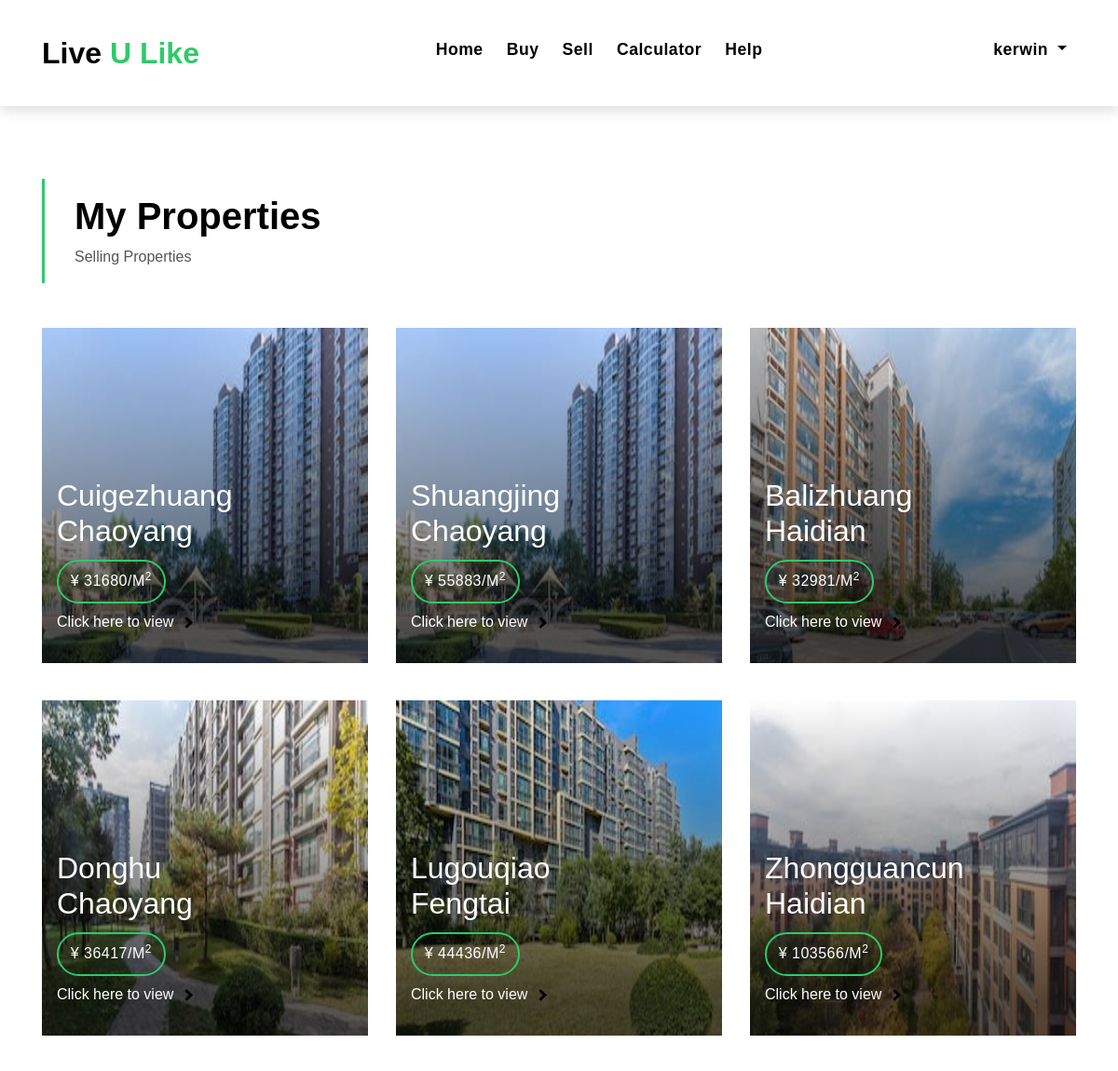
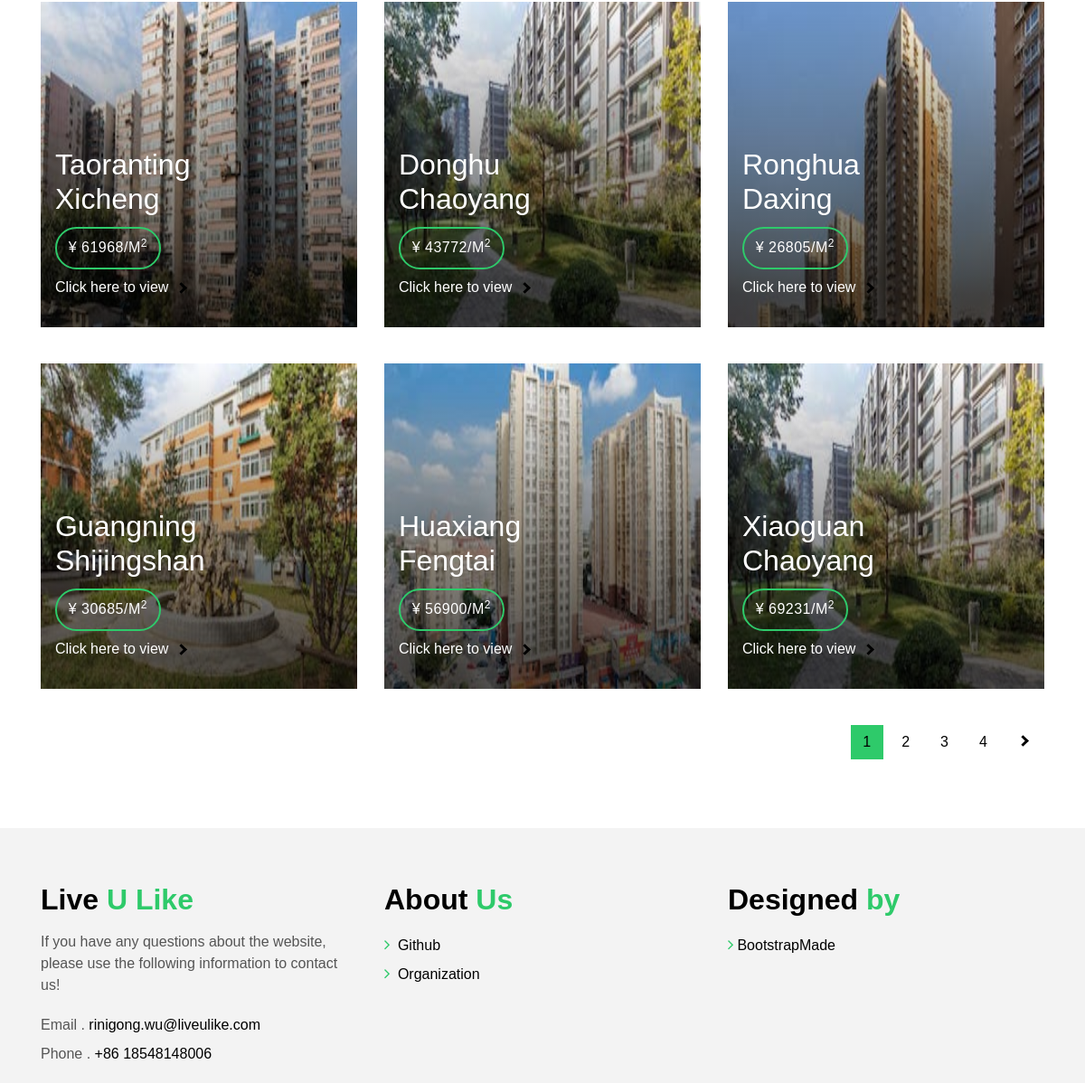
/my_properties (signed in), run on the app's committed database (2 pictures, top to bottom).
### app/models.py (models this page shows)
class User(db.Model):
	id = db.Column(db.Integer, primary_key=True)
	username = db.Column(db.String(64), index=True, unique=True)
	email = db.Column(db.String(120), index=True, unique=True)
	password_hash = db.Column(db.String(128))
	properties = db.relationship("Property", backref="owner",lazy='dynamic')

class Property(db.Model):
	id = db.Column(db.Integer, primary_key=True)
	tradeTime = db.Column(db.String(4), default='2021')
	followers = db.Column(db.Integer)
	price = db.Column(db.Integer)
	square = db.Column(db.Integer)
	bedroom = db.Column(db.Integer)
	livingroom = db.Column(db.Integer)
	kitchen = db.Column(db.Integer)
	bathroom = db.Column(db.Integer)
	buildingType = db.Column(db.Integer)
	constructionTime = db.Column(db.String(4))
	renovationCondition = db.Column(db.Integer)
	buildingStructure = db.Column(db.Integer)
	ladderRatio	= db.Column(db.Float, default=0.5)
	elevator = db.Column(db.Integer)
	fiveYearsProperty = db.Column(db.Integer)
	subway = db.Column(db.Integer)
	district = db.Column(db.String(512))
	communityAverage = db.Column(db.Integer)
	business = db.Column(db.String(512), default='Beijing')
	town = db.Column(db.String(512))
	floorType = db.Column(db.Integer)
	floorHeight = db.Column(db.Integer)
	lng = db.Column(db.String(50))
	lat = db.Column(db.String(50))
	community = db.Column(db.String(500))
	status = db.Column(db.String(50))
	agent_id = db.Column(db.Integer, db.ForeignKey('agent.id'))
	owner_id = db.Column(db.Integer, db.ForeignKey('user.id'))

### app/main/routes.py (the view)
@main.route('/my_properties',methods=['GET','POST'])
def my_properties():
    user = User.query.filter(User.username == session.get("USERNAME")).first()
    if not user is None:
        page = int(request.args.get('page', 1))
        properties = Property.query.filter(Property.owner_id==user.id).paginate(page, current_app.config["SQLALCHEMY_NUM_PER_PAGE"], False)
        count = len(properties.items)
        if count == 0:
            return render_template('main/no_properties.html',user=user)
        else:
            return render_template('main/my_properties.html',user=user,house_paginate=properties)
    else:
        return redirect(url_for('main.index'))

### app/templates/main/my_properties.html (shortened to what this page needs)
{% extends 'main/template_after_login.html' %}
{% block content %}
<section class="intro-single">
  <div class="container">
    <div class="row">
      <div class="col-md-12 col-lg-8">
        <div class="title-single-box">
          <h1 class="title-single">My Properties</h1>
          <span class="color-text-a">Selling Properties</span>
        </div>
      </div>
    </div>
</section>
<section class="property-grid grid">
  <div class="container">
    <div class="row">
      {% for property in house_paginate.items %}
      <div class="col-md-4">
        <div class="card-box-a card-shadow">
          <div class="img-box-a">
            <img
              src="../../static/images/district/{{ property.district }}/{{ property.buildingType }}/{{ property.buildingType }}.jpg"
              alt="" class="img-a img-fluid" style="height:360px">
          </div>
          <div class="card-overlay">
            <div class="card-overlay-a-content">
              <div class="card-header-a">
                <h2 class="card-title-a">
                  <a href="{{ url_for('main.house',id = property.id) }}">{{ property.town }}
                    <br /> {{ property.district }}</a>
                </h2>
              </div>
              <div class="card-body-a">
                <div class="price-box d-flex">
                  <span class="price-a">¥ {{ property.price }}/m<sup>2</sup></span>
                </div>
                <a href="{{ url_for('main.house',id = property.id) }}" class="link-a">Click here to view
                  <span class="ion-ios-arrow-forward"></span>
                </a>
              </div>
            </div>
          </div>
        </div>
      </div>
      {% endfor %}
    </div>
    <div class="row">
      <div class="col-sm-12">
        <nav class="pagination-a">
          <ul class="pagination justify-content-end">
            {% for page in house_paginate.iter_pages(1,1,3,2) %}
            {% if page %}
            <li class="page-item {%if page==house_paginate.page%}active{%endif%}">
              <a class="page-link" href="/my_properties?page={{ page }}">{{ page }}</a>
            </li>
            {% else %}
            <li class="page-item disabled">
              <a class="page-link" href="#">&hellip;</a>
            </li>
            {% endif %}
            {% endfor %}
            {% if house_paginate.has_next %}
            <li class="page-item next">
              <a class="page-link" href="/my_properties?page={{ house_paginate.next_num }}">
                <span class=" ion-ios-arrow-forward"></span>
              </a>
            </li>
            {% endif %}
          </ul>
        </nav>
      </div>
    </div>
  </div>
</section>
{% endblock %}

### app/templates/main/template_after_login.html (shortened to what this page needs)
<!DOCTYPE html>
<html lang="en">
<head>
  <link href="../../static/assets/css/font.css"  rel="stylesheet">
  <link href="../../static/assets/vendor/bootstrap/css/bootstrap.min.css" rel="stylesheet">
  <link href="../../static/assets/vendor/animate.css/animate.min.css" rel="stylesheet">
  <link href="../../static/assets/vendor/font-awesome/css/font-awesome.min.css" rel="stylesheet">
  <link href="../../static/assets/vendor/owl.carousel/assets/owl.carousel.min.css" rel="stylesheet">
  <link href="../../static/assets/css/style.css" rel="stylesheet">
</head>
<body>
  <nav class="navbar navbar-default navbar-trans navbar-expand-lg fixed-top">
    <div class="container">
      <a class="navbar-brand text-brand" href="{{ url_for('main.index') }}">Live<span class="color-b"> U Like</span></a>
      <div class="navbar-collapse collapse justify-content-center" id="navbarDefault">
        <ul class="navbar-nav">
          <li class="nav-item">
            <a class="nav-link" href="{{ url_for('main.index') }}">Home</a>
          </li>
          <li class="nav-item">
            <a class="nav-link" href="{{ url_for('main.properties')}}">Buy</a>
          </li>
          <li class="nav-item">
            <a class="nav-link" href="{{ url_for('main.sell')}}">Sell</a>
          </li>
          <li class="nav-item">
            <a class="nav-link" href="{{ url_for('main.price_calculator') }}">Calculator</a>
          </li>
          <li class="nav-item">
            <a class="nav-link" href="{{ url_for('main.help_page') }}">Help</a>
          </li>
        </ul>
      </div>
      <ul class="navbar-nav">
        <li class="nav-item dropdown">
          <a class="nav-link dropdown-toggle" href="#" id="navbarDropdown" role="button" data-toggle="dropdown"
            aria-haspopup="true" aria-expanded="false">
            {{ user.username }}
          </a>
        </li>
      </ul>
    </div>
  </nav>
  {% block content %}
  {% endblock %}
  <section class="section-footer">
    <div class="container">
      <div class="row">
        <div class="col-sm-12 col-md-4">
          <div class="widget-a">
            <div class="w-header-a">
              <h3 class="w-title-a text-brand">Live<span class="color-b"> U Like</span></h3>
            </div>
            <div class="w-body-a">
              <p class="w-text-a color-text-a">
                If you have any questions about the website, please use the following information to contact us!
              </p>
            </div>
            <div class="w-footer-a">
              <ul class="list-unstyled">
                <li class="color-a">
                  <span class="color-text-a">Email .</span> rinigong.wu@liveulike.com
                </li>
                <li class="color-a">
                  <span class="color-text-a">Phone .</span> +86 18548148006
                </li>
              </ul>
            </div>
          </div>
        </div>
        <div class="col-sm-12 col-md-4 section-md-t3">
          <div class="widget-a">
            <div class="w-header-a">
              <h3 class="w-title-a text-brand">About <span class="color-b">Us</span> </h3>
            </div>
            <div class="w-body-a">
              <div class="w-body-a">
                <ul class="list-unstyled">
                  <li class="item-list-a">
                    <i class="fa fa-angle-right"></i> <a href="https://github.com/COMP3032J-Group-7-Everglow">Github</a>
                  </li>
                  <li class="item-list-a">
                    <i class="fa fa-angle-right"></i> <a href="https://www.ucd.ie/bdic/">Organization</a>
                  </li>
                </ul>
              </div>
            </div>
          </div>
        </div>
        <div class="col-sm-12 col-md-4 section-md-t3">
          <div class="widget-a">
            <div class="w-header-a">
              <h3 class="w-title-a text-brand">Designed <span class="color-b">by</span></h3>
            </div>
            <div class="w-body-a">
              <ul class="list-unstyled">
                <li class="item-list-a">
                  <i class="fa fa-angle-right"></i><a href="https://bootstrapmade.com/">BootstrapMade</a>
                </li>
              </ul>
            </div>
          </div>
        </div>
      </div>
    </div>
  </section>
</body>
</html>

### app/templates/main/template_after_login.html (style rules this page uses)
.ion-ios-arrow-forward { border: solid black; border-width: 0 3px 3px 0; display: inline-block; padding: 3px; transform: rotate(-45deg); -webkit-transform: rotate(-45deg); }

### data on the page
User: username "kerwin"
Property: district (picture), town "Cuigezhuang", district "Chaoyang", price "31680"
Property: district (picture), town "Shuangjing", district "Chaoyang", price "55883"
Property: district (picture), town "Balizhuang", district "Haidian", price "32981"
Property: district (picture), town "Donghu", district "Chaoyang", price "36417"
Property: district (picture), town "Lugouqiao", district "Fengtai", price "44436"
Property: district (picture), town "Zhongguancun", district "Haidian", price "103566"
Property: district (picture), town "Taoranting", district "Xicheng", price "61968"
Property: district (picture), town "Donghu", district "Chaoyang", price "43772"
Property: district (picture), town "Ronghua", district "Daxing", price "26805"
Property: district (picture), town "Guangning", district "Shijingshan", price "30685"
Property: district (picture), town "Huaxiang", district "Fengtai", price "56900"
Property: district (picture), town "Xiaoguan", district "Chaoyang", price "69231"

### other printed values
{{ page }} "1" "2" "3" "4"
